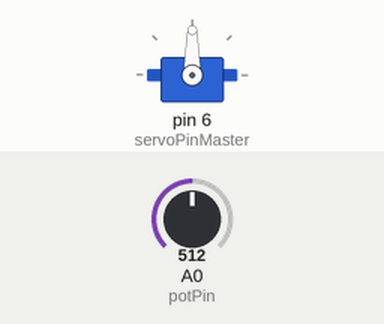
Simulated run of this sketch. Board: Arduino Uno, built with avr-gcc and run on an emulated ATmega328P. Shown: servo. The inputs (shaded band) are chosen by the test bench; at power-on: A0 (potPin) = 512. What the sketch prints to the serial monitor is not drawn.

Above: at 1.2 s.
1.3 s: A0 (potPin) set to 716
At 2.3 s:
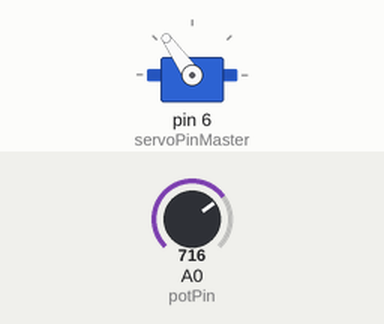
2.8 s: A0 (potPin) set to 900
At 3.4 s:
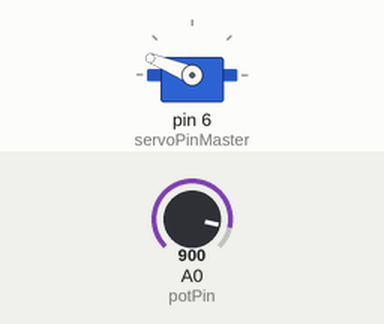
4.3 s: A0 (potPin) set to 1023
At 4.6 s:
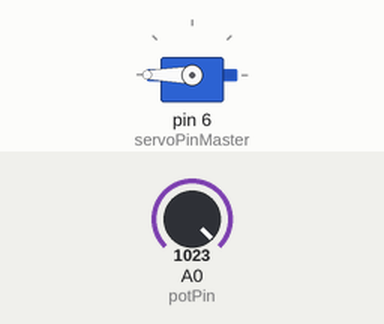
5.8 s: A0 (potPin) set to 306
At 6.9 s:
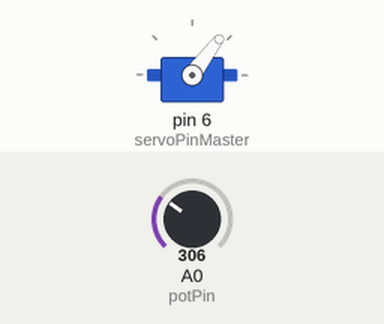
7.3 s: A0 (potPin) set to 122
At 8.0 s:
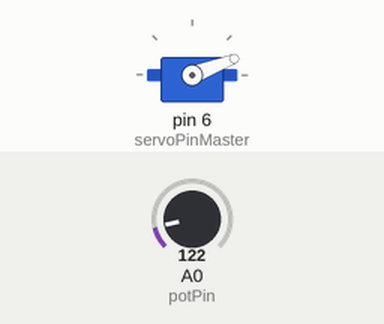
8.8 s: A0 (potPin) set to 0
At 9.1 s:
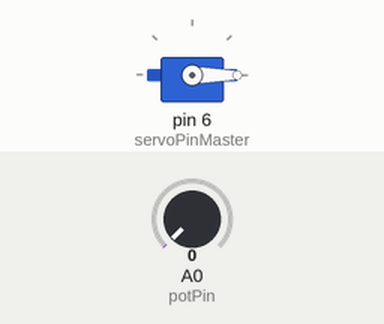
Timing chart, 0 to 11.3 s (numbered marks = the images above; inputs shaded):
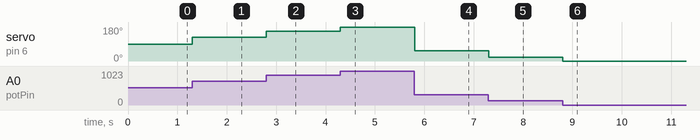

The sketch:

robotic_arm_manual.ino
```cpp
/*

*/
#include <Servo.h>
Servo Servo1;

int servoPinMaster = 6;
int potPin = A0;

int currentPos, difference = 0;


void setup() {
  Servo1.attach(servoPinMaster);

  Serial.begin(9600);
}

void loop() {

  int read = analogRead(potPin);
  int newPosition = map(read,0,1023,0,180); //this bascially maps the servos 180 degrees to the potentionmeters 1023 degrees
  Servo1.write(newPosition);
  Serial.print(newPosition);
  Serial.print('\n');

}

void move(int x, int y, int z){
  int base = atan(y/x);
  int l = sqrt((x*x+y*y));
  int h = sqrt((z*z+l*l));
  int phi = atan(z/l);
  int alpha = acos((h/2)/8);

  int angle1 = alpha + phi;
  int angle2 = phi - alpha;

  //Servo1.write(base);
  //Servo2.write(angle2);
  //Servo3.write(angle1);

}
```

Measured:
- after the input at 1.3 s, servo on pin 6 (servoPinMaster): 90° → 125° at once
- after the input at 2.8 s, servo on pin 6 (servoPinMaster): 125° → 158° at once
- after the input at 4.3 s, servo on pin 6 (servoPinMaster): 158° → 180° at once
- after the input at 5.8 s, servo on pin 6 (servoPinMaster): 180° → 53° at once
- after the input at 7.3 s, servo on pin 6 (servoPinMaster): 53° → 21° at once
- after the input at 8.8 s, servo on pin 6 (servoPinMaster): 21° → 0° at once
